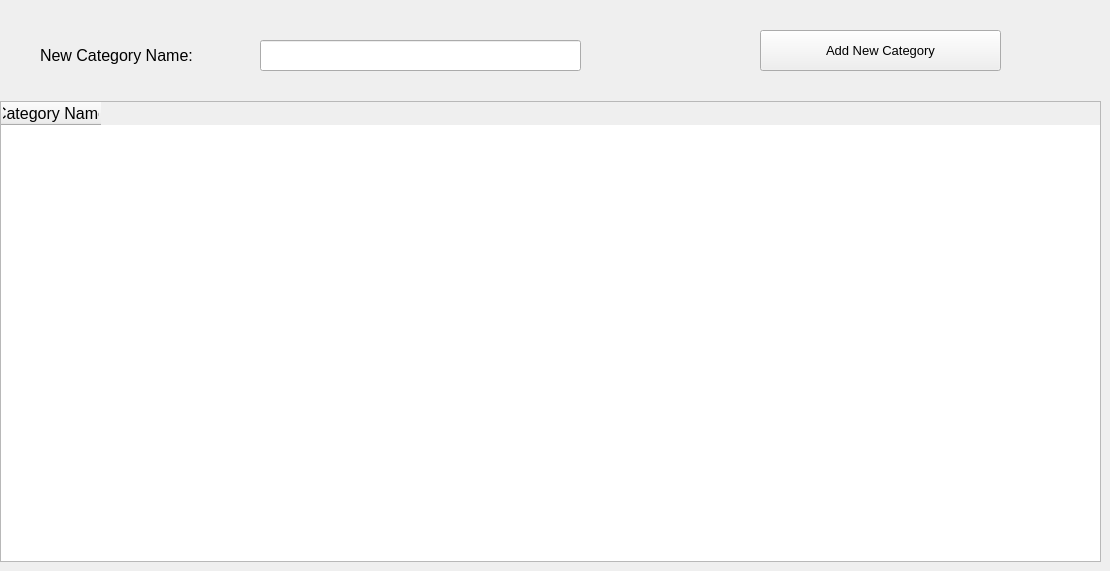
      <widget class="QWidget" name="tab_7">
       <attribute name="title">
        <string>Categories</string>
       </attribute>
       <widget class="QTableWidget" name="tableWidget_2">
        <property name="geometry">
         <rect>
          <x>0</x>
          <y>101</y>
          <width>1101</width>
          <height>461</height>
         </rect>
        </property>
        <property name="font">
         <font>
          <pointsize>12</pointsize>
         </font>
        </property>
        <column>
         <property name="text">
          <string>Category Name</string>
         </property>
        </column>
       </widget>
       <widget class="QPushButton" name="pushButton_14">
        <property name="geometry">
         <rect>
          <x>760</x>
          <y>30</y>
          <width>241</width>
          <height>41</height>
         </rect>
        </property>
        <property name="font">
         <font>
          <pointsize>10</pointsize>
         </font>
        </property>
        <property name="text">
         <string>Add New Category</string>
        </property>
       </widget>
       <widget class="QLineEdit" name="lineEdit_19">
        <property name="geometry">
         <rect>
          <x>260</x>
          <y>40</y>
          <width>321</width>
          <height>31</height>
         </rect>
        </property>
       </widget>
       <widget class="QLabel" name="label_29">
        <property name="geometry">
         <rect>
          <x>40</x>
          <y>40</y>
          <width>208</width>
          <height>30</height>
         </rect>
        </property>
        <property name="font">
         <font>
          <family>Segoe UI</family>
          <pointsize>12</pointsize>
         </font>
        </property>
        <property name="text">
         <string>New Category Name:</string>
        </property>
       </widget>
      </widget>
